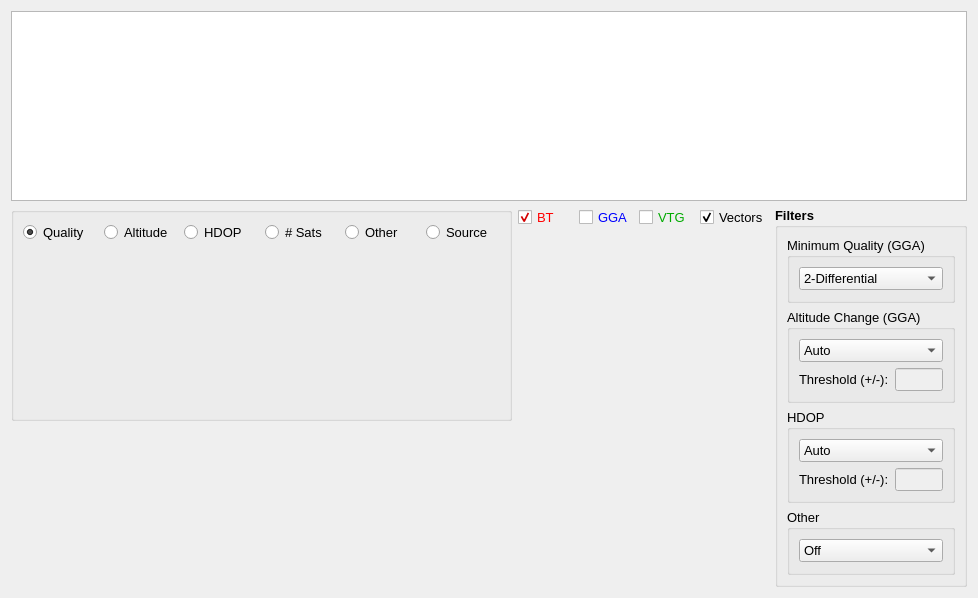
          <widget class="QWidget" name="tab_gps_2_data">
           <attribute name="title">
            <string>Data</string>
           </attribute>
           <layout class="QGridLayout" name="gridLayout_25">
            <item row="0" column="0">
             <layout class="QVBoxLayout" name="verticalLayout_34" stretch="2,4">
              <item>
               <widget class="QTableWidget" name="table_gps">
                <property name="font">
                 <font>
                  <pointsize>10</pointsize>
                 </font>
                </property>
               </widget>
              </item>
              <item>
               <layout class="QHBoxLayout" name="horizontalLayout_27" stretch="6,3,1">
                <item>
                 <layout class="QVBoxLayout" name="verticalLayout_35" stretch="4,3">
                  <item>
                   <widget class="QGroupBox" name="gb_gps_radio">
                    <property name="title">
                     <string/>
                    </property>
                    <layout class="QVBoxLayout" name="verticalLayout_36" stretch="1,4">
                     <item>
                      <layout class="QHBoxLayout" name="horizontalLayout_28">
                       <item>
                        <widget class="QRadioButton" name="rb_gps_quality">
                         <property name="font">
                          <font>
                           <pointsize>10</pointsize>
                          </font>
                         </property>
                         <property name="text">
                          <string>Quality</string>
                         </property>
                         <property name="checked">
                          <bool>true</bool>
                         </property>
                        </widget>
                       </item>
                       <item>
                        <widget class="QRadioButton" name="rb_gps_altitude">
                         <property name="font">
                          <font>
                           <pointsize>10</pointsize>
                          </font>
                         </property>
                         <property name="text">
                          <string>Altitude</string>
                         </property>
                        </widget>
                       </item>
                       <item>
                        <widget class="QRadioButton" name="rb_gps_hdop">
                         <property name="font">
                          <font>
                           <pointsize>10</pointsize>
                          </font>
                         </property>
                         <property name="text">
                          <string>HDOP</string>
                         </property>
                        </widget>
                       </item>
                       <item>
                        <widget class="QRadioButton" name="rb_gps_sats">
                         <property name="font">
                          <font>
                           <pointsize>10</pointsize>
                          </font>
                         </property>
                         <property name="text">
                          <string># Sats</string>
                         </property>
                        </widget>
                       </item>
                       <item>
                        <widget class="QRadioButton" name="rb_gps_other">
                         <property name="font">
                          <font>
                           <pointsize>10</pointsize>
                          </font>
                         </property>
                         <property name="text">
                          <string>Other</string>
                         </property>
                        </widget>
                       </item>
                       <item>
                        <widget class="QRadioButton" name="rb_gps_source">
                         <property name="font">
                          <font>
                           <pointsize>10</pointsize>
                          </font>
                         </property>
                         <property name="text">
                          <string>Source</string>
                         </property>
                        </widget>
                       </item>
                      </layout>
                     </item>
                     <item>
                      <widget class="QWidget" name="graph_gps_top" native="true"/>
                     </item>
                    </layout>
                   </widget>
                  </item>
                  <item>
                   <widget class="QWidget" name="graph_gps_bottom" native="true"/>
                  </item>
                 </layout>
                </item>
                <item>
                 <layout class="QVBoxLayout" name="verticalLayout_37" stretch="1,8">
                  <item>
                   <layout class="QHBoxLayout" name="horizontalLayout_35">
                    <item>
                     <widget class="QCheckBox" name="cb_gps_bt">
                      <property name="palette">
                       <palette>
                        <active>
                         <colorrole role="WindowText">
                          <brush brushstyle="SolidPattern">
                           <color alpha="255">
                            <red>255</red>
                            <green>0</green>
                            <blue>0</blue>
                           </color>
                          </brush>
                         </colorrole>
                         <colorrole role="Text">
                          <brush brushstyle="SolidPattern">
                           <color alpha="255">
                            <red>255</red>
                            <green>0</green>
                            <blue>0</blue>
                           </color>
                          </brush>
                         </colorrole>
                        </active>
                        <inactive>
                         <colorrole role="WindowText">
                          <brush brushstyle="SolidPattern">
                           <color alpha="255">
                            <red>255</red>
                            <green>0</green>
                            <blue>0</blue>
                           </color>
                          </brush>
                         </colorrole>
                         <colorrole role="Text">
                          <brush brushstyle="SolidPattern">
                           <color alpha="255">
                            <red>255</red>
                            <green>0</green>
                            <blue>0</blue>
                           </color>
                          </brush>
                         </colorrole>
                        </inactive>
                        <disabled>
                         <colorrole role="WindowText">
                          <brush brushstyle="SolidPattern">
                           <color alpha="255">
                            <red>120</red>
                            <green>120</green>
                            <blue>120</blue>
                           </color>
                          </brush>
                         </colorrole>
                         <colorrole role="Text">
                          <brush brushstyle="SolidPattern">
                           <color alpha="255">
                            <red>120</red>
                            <green>120</green>
                            <blue>120</blue>
                           </color>
                          </brush>
                         </colorrole>
                        </disabled>
                       </palette>
                      </property>
                      <property name="font">
                       <font>
                        <pointsize>10</pointsize>
                       </font>
                      </property>
                      <property name="text">
                       <string>BT</string>
                      </property>
                      <property name="checked">
                       <bool>true</bool>
                      </property>
                     </widget>
                    </item>
                    <item>
                     <widget class="QCheckBox" name="cb_gps_gga">
                      <property name="palette">
                       <palette>
                        <active>
                         <colorrole role="WindowText">
                          <brush brushstyle="SolidPattern">
                           <color alpha="255">
                            <red>0</red>
                            <green>0</green>
                            <blue>255</blue>
                           </color>
                          </brush>
                         </colorrole>
                        </active>
                        <inactive>
                         <colorrole role="WindowText">
                          <brush brushstyle="SolidPattern">
                           <color alpha="255">
                            <red>0</red>
                            <green>0</green>
                            <blue>255</blue>
                           </color>
                          </brush>
                         </colorrole>
                        </inactive>
                        <disabled>
                         <colorrole role="WindowText">
                          <brush brushstyle="SolidPattern">
                           <color alpha="255">
                            <red>120</red>
                            <green>120</green>
                            <blue>120</blue>
                           </color>
                          </brush>
                         </colorrole>
                        </disabled>
                       </palette>
                      </property>
                      <property name="font">
                       <font>
                        <pointsize>10</pointsize>
                       </font>
                      </property>
                      <property name="text">
                       <string>GGA</string>
                      </property>
                     </widget>
                    </item>
                    <item>
                     <widget class="QCheckBox" name="cb_gps_vtg">
                      <property name="palette">
                       <palette>
                        <active>
                         <colorrole role="WindowText">
                          <brush brushstyle="SolidPattern">
                           <color alpha="255">
                            <red>0</red>
                            <green>170</green>
                            <blue>0</blue>
                           </color>
                          </brush>
                         </colorrole>
                        </active>
                        <inactive>
                         <colorrole role="WindowText">
                          <brush brushstyle="SolidPattern">
                           <color alpha="255">
                            <red>0</red>
                            <green>170</green>
                            <blue>0</blue>
                           </color>
                          </brush>
                         </colorrole>
                        </inactive>
                        <disabled>
                         <colorrole role="WindowText">
                          <brush brushstyle="SolidPattern">
                           <color alpha="255">
                            <red>120</red>
                            <green>120</green>
                            <blue>120</blue>
                           </color>
                          </brush>
                         </colorrole>
                        </disabled>
                       </palette>
                      </property>
                      <property name="font">
                       <font>
                        <pointsize>10</pointsize>
                       </font>
                      </property>
                      <property name="text">
                       <string>VTG</string>
                      </property>
                     </widget>
                    </item>
                    <item>
                     <widget class="QCheckBox" name="cb_gps_vectors">
                      <property name="font">
                       <font>
                        <pointsize>10</pointsize>
                       </font>
                      </property>
                      <property name="text">
                       <string>Vectors</string>
                      </property>
                      <property name="checked">
                       <bool>true</bool>
                      </property>
                     </widget>
                    </item>
                   </layout>
                  </item>
                  <item>
                   <widget class="QWidget" name="graph_gps_st" native="true"/>
                  </item>
                 </layout>
                </item>
                <item>
                 <widget class="QGroupBox" name="gb_gps_filters">
                  <property name="font">
                   <font>
                    <pointsize>10</pointsize>
                    <weight>75</weight>
                    <bold>true</bold>
                   </font>
                  </property>
                  <property name="title">
                   <string>Filters</string>
                  </property>
                  <layout class="QVBoxLayout" name="verticalLayout_38" stretch="0,0,0,0">
                   <item>
                    <widget class="QGroupBox" name="gb_gps_qual">
                     <property name="font">
                      <font>
                       <pointsize>10</pointsize>
                       <weight>50</weight>
                       <bold>false</bold>
                      </font>
                     </property>
                     <property name="title">
                      <string>Minimum Quality (GGA)</string>
                     </property>
                     <layout class="QVBoxLayout" name="verticalLayout_39">
                      <item>
                       <widget class="QComboBox" name="combo_gps_qual">
                        <property name="currentIndex">
                         <number>1</number>
                        </property>
                        <item>
                         <property name="text">
                          <string>1-Autonomous</string>
                         </property>
                        </item>
                        <item>
                         <property name="text">
                          <string>2-Differential</string>
                         </property>
                        </item>
                        <item>
                         <property name="text">
                          <string>4+-RTK</string>
                         </property>
                        </item>
                       </widget>
                      </item>
                     </layout>
                    </widget>
                   </item>
                   <item>
                    <widget class="QGroupBox" name="gb_gps_altitude">
                     <property name="font">
                      <font>
                       <pointsize>10</pointsize>
                       <weight>50</weight>
                       <bold>false</bold>
                      </font>
                     </property>
                     <property name="title">
                      <string>Altitude Change (GGA)</string>
                     </property>
                     <layout class="QVBoxLayout" name="verticalLayout_40">
                      <item>
                       <widget class="QComboBox" name="combo_gps_altitude">
                        <item>
                         <property name="text">
                          <string>Auto</string>
                         </property>
                        </item>
                        <item>
                         <property name="text">
                          <string>Manual</string>
                         </property>
                        </item>
                        <item>
                         <property name="text">
                          <string>Off</string>
                         </property>
                        </item>
                       </widget>
                      </item>
                      <item>
                       <layout class="QHBoxLayout" name="horizontalLayout_36" stretch="2,0">
                        <item>
                         <widget class="QLabel" name="txt_gps_altitude">
                          <property name="maximumSize">
                           <size>
                            <width>16777215</width>
                            <height>20</height>
                           </size>
                          </property>
                          <property name="font">
                           <font>
                            <pointsize>10</pointsize>
                            <weight>50</weight>
                            <bold>false</bold>
                           </font>
                          </property>
                          <property name="text">
                           <string>Threshold (+/-):</string>
                          </property>
                          <property name="alignment">
                           <set>Qt::AlignLeading|Qt::AlignLeft|Qt::AlignVCenter</set>
                          </property>
                         </widget>
                        </item>
                        <item>
                         <widget class="QLineEdit" name="ed_gps_altitude_threshold">
                          <property name="enabled">
                           <bool>false</bool>
                          </property>
                         </widget>
                        </item>
                       </layout>
                      </item>
                     </layout>
                    </widget>
                   </item>
                   <item>
                    <widget class="QGroupBox" name="gb_gps_hdop">
                     <property name="font">
                      <font>
                       <pointsize>10</pointsize>
                       <weight>50</weight>
                       <bold>false</bold>
                      </font>
                     </property>
                     <property name="title">
                      <string>HDOP</string>
                     </property>
                     <layout class="QVBoxLayout" name="verticalLayout_41">
                      <item>
                       <widget class="QComboBox" name="combo_gps_hdop">
                        <item>
                         <property name="text">
                          <string>Auto</string>
                         </property>
                        </item>
                        <item>
                         <property name="text">
                          <string>Manual</string>
                         </property>
                        </item>
                        <item>
                         <property name="text">
                          <string>Off</string>
                         </property>
                        </item>
                       </widget>
                      </item>
                      <item>
                       <layout class="QHBoxLayout" name="horizontalLayout_37" stretch="2,0">
                        <item>
                         <widget class="QLabel" name="txt_gps_hdop">
                          <property name="maximumSize">
                           <size>
                            <width>16777215</width>
                            <height>20</height>
                           </size>
                          </property>
                          <property name="font">
                           <font>
                            <pointsize>10</pointsize>
                            <weight>50</weight>
                            <bold>false</bold>
                           </font>
                          </property>
                          <property name="text">
                           <string>Threshold (+/-):</string>
                          </property>
                          <property name="alignment">
                           <set>Qt::AlignLeading|Qt::AlignLeft|Qt::AlignVCenter</set>
                          </property>
                         </widget>
                        </item>
                        <item>
                         <widget class="QLineEdit" name="ed_gps_hdop_threshold">
                          <property name="enabled">
                           <bool>false</bool>
                          </property>
                         </widget>
                        </item>
                       </layout>
                      </item>
                     </layout>
                    </widget>
                   </item>
                   <item>
                    <widget class="QGroupBox" name="gb_gps_other">
                     <property name="font">
                      <font>
                       <pointsize>10</pointsize>
                       <weight>50</weight>
                       <bold>false</bold>
                      </font>
                     </property>
                     <property name="title">
                      <string>Other</string>
                     </property>
                     <layout class="QVBoxLayout" name="verticalLayout_42">
                      <item>
                       <widget class="QComboBox" name="combo_gps_other">
                        <item>
                         <property name="text">
                          <string>Off</string>
                         </property>
                        </item>
                        <item>
                         <property name="text">
                          <string>Smooth</string>
                         </property>
                        </item>
                       </widget>
                      </item>
                     </layout>
                    </widget>
                   </item>
                  </layout>
                 </widget>
                </item>
               </layout>
              </item>
             </layout>
            </item>
           </layout>
          </widget>
